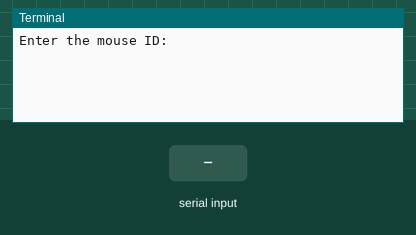
Bench run of a program on a simulated Raspberry Pi (BCM pin numbers). Parts: the last lines printed to the terminal. The inputs (shaded band) are chosen by the test bench. The clock reads 2024-03-15 10:24:30 at power-on unless the program sets it; the camera gives no picture and a still takes 0.5 s.

Above: at 1.2 s.
1.3 s: "5" typed at the terminal, then Enter
At 2.1 s:
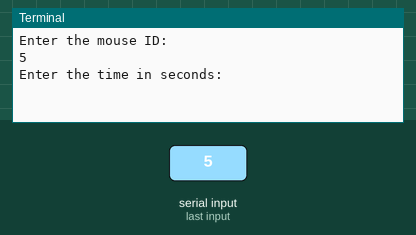
2.8 s: "90" typed at the terminal, then Enter
At 3.2 s:
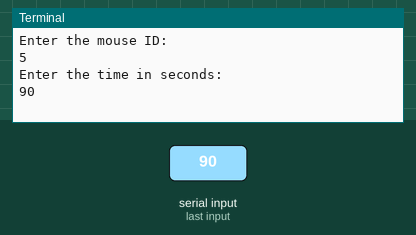

The program:

camera_test.py
```python
from picamera import PiCamera
from time import sleep
from datetime import datetime

"""
# for usb testing
import os

file_root = '/media/pi'
file = os.listdir(file_root)[-1]
file_path = os.path.join(file_root, file) + '/'
"""

# for external hard drive
file_path = '/mnt/hd/'

name = input("Enter the mouse ID: ")
timestamp = datetime.utcnow().strftime('%Y-%m-%d-%H%M%S')
file_name = file_path + name + timestamp + '.h264'
duration = int(input("Enter the time in seconds: "))

camera = PiCamera()
camera.start_preview()
camera.start_recording(file_name)

sleep(duration)

camera.stop_recording()
camera.stop_preview()
```

Measured:
- after the input at 1.3 s, the terminal: prints a new line at once (image 1)
- after the input at 2.8 s, the terminal: prints a new line at once (image 2)
